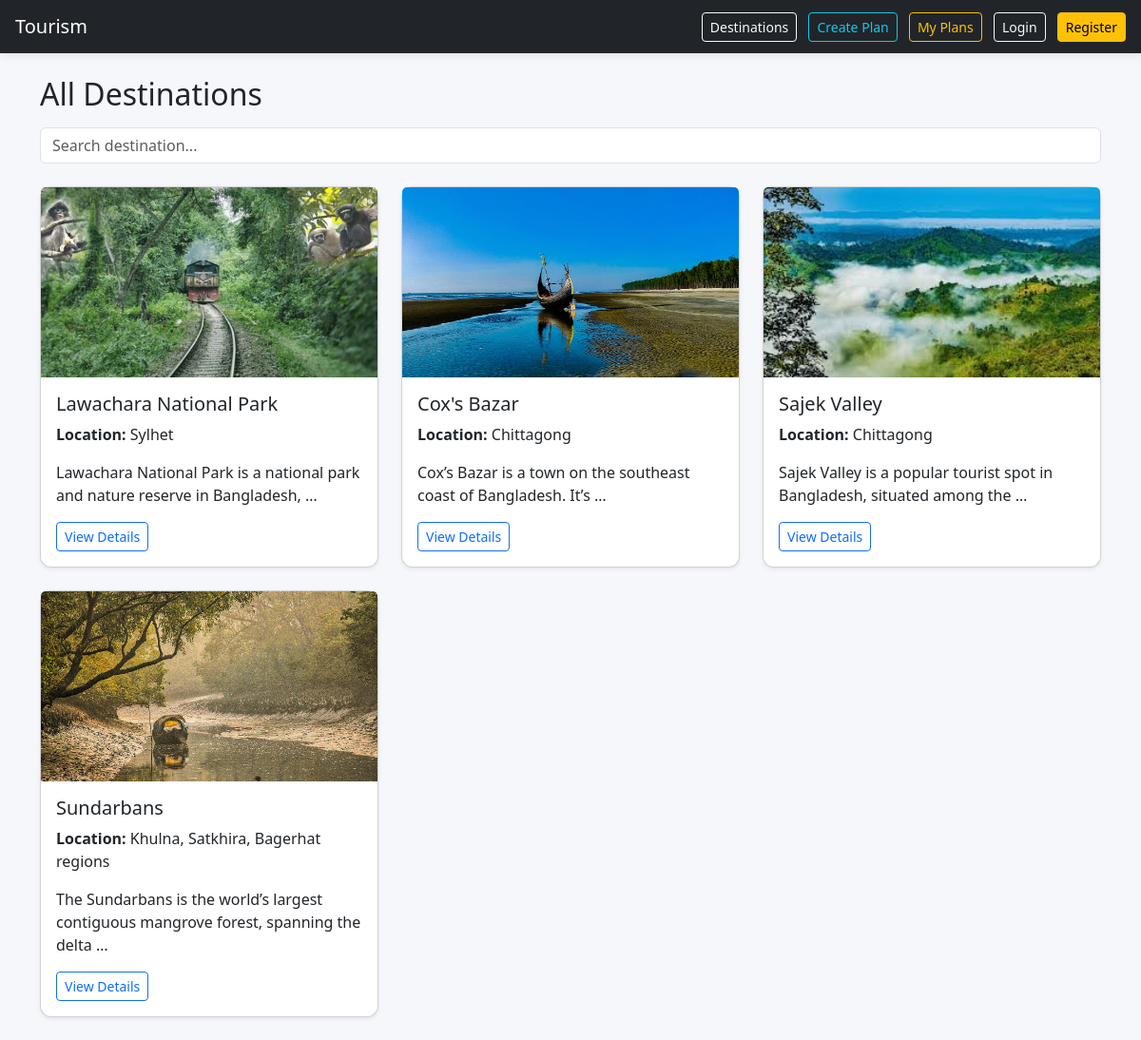
/destinations/, run on the app's committed database.
### core/models.py (models this page shows, shortened)
class Destination(models.Model):
    name = models.CharField(max_length=200)
    description = models.TextField()
    image = models.ImageField(upload_to='destinations/', null=True, blank=True)
    location = models.CharField(max_length=200, default="Unknown")
    is_popular = models.BooleanField(default=False)

### core/views.py (the view)
# urls.py: path('destinations/', views.destination_list, name='destination_list'),
def destination_list(request):
    query = request.GET.get('q')
    if query:
        destinations = Destination.objects.filter(name__icontains=query)
    else:
        destinations = Destination.objects.all()
    return render(request, 'destination_list.html', {'destinations': destinations})

### templates/destination_list.html
{% extends 'base.html' %}
{% block content %}
<h2 class="mb-3">All Destinations</h2>
<form method="GET" class="mb-4">
    <input type="text" name="q" class="form-control" placeholder="Search destination...">
</form>
<div class="row">
    {% for d in destinations %}
    <div class="col-md-4 mb-4">
        <div class="card shadow-sm">
            {% if d.image %}
            <img src="{{ d.image.url }}" class="card-img-top" style="height:200px; object-fit:cover;">
            {% endif %}
            <div class="card-body">
                <h5>{{ d.name }}</h5>
                <p><strong>Location:</strong> {{ d.location }}</p>
                <p>{{ d.description|truncatewords:12 }}</p>
                <a href="/destinations/{{ d.id }}/" class="btn btn-outline-primary btn-sm">
                    View Details
                </a>
            </div>
        </div>
    </div>
    {% empty %}
        <p>No destinations found.</p>
    {% endfor %}
</div>
{% endblock %}

### templates/base.html (style rules this page uses)
body { background: #f5f7fb; }
.card { border-radius: 12px; transition: 0.3s; }

### data on the page
Destination: image (picture), name "Lawachara National Park", location "Sylhet", description "Lawachara National Park is a national park and nature reserve in Bangladesh, …"
Destination: image (picture), name "Cox's Bazar", location "Chittagong", description "Cox’s Bazar is a town on the southeast coast of Bangladesh. It’s …"
Destination: image (picture), name "Sajek Valley", location "Chittagong", description "Sajek Valley is a popular tourist spot in Bangladesh, situated among the …"
Destination: image (picture), name "Sundarbans", location "Khulna, Satkhira, Bagerhat regions", description "The Sundarbans is the world’s largest contiguous mangrove forest, spanning the delta …"
